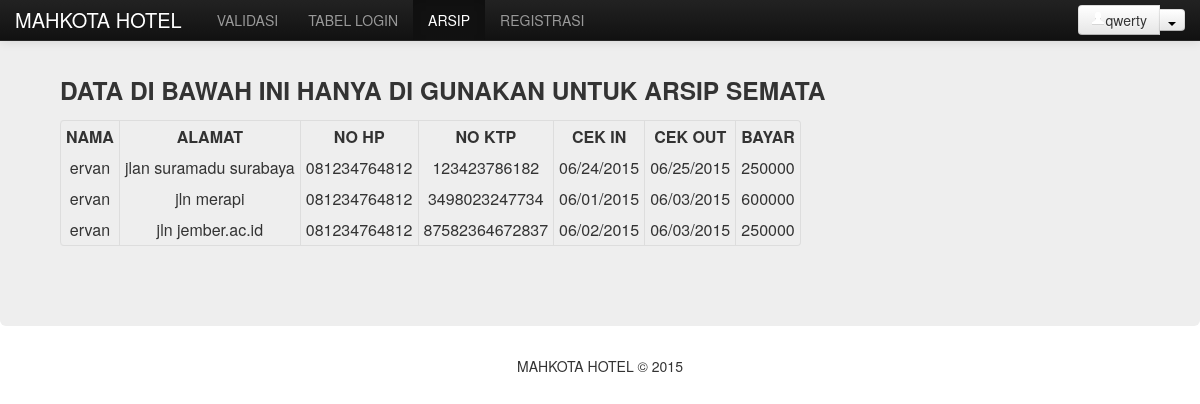
Page /TugasBesar/arsip.php (signed in) on the committed database.
### tables this page shows
CREATE TABLE IF NOT EXISTS `arsip` (
  `nama` varchar(50) NOT NULL,
  `alamat` varchar(50) NOT NULL,
  `nohp` varchar(13) NOT NULL,
  `noktp` varchar(20) NOT NULL,
  `cekin` varchar(10) NOT NULL,
  `cekout` varchar(10) NOT NULL,
  `bayar` varchar(20) NOT NULL
);

### TugasBesar/arsip.php (the view, shortened to what this page needs)
<html>
    <head>
        <link href="css/bootstrap.css" rel="stylesheet">
        <link href="css/bootstrap-responsive.css" rel="stylesheet">
    </head>
    <body>
        <div class="navbar navbar-inverse navbar-fixed-top">
            <div class="navbar-inner">
                <div class="container">
                    <a class="brand" href="welcome.php">MAHKOTA HOTEL</a>
                    <div class="nav-collapse collapse">
                        <ul class="nav">
                            <?php
                            if ($_SESSION['level'] == "admin") {
                                echo'
                        <li><a href = "validasi.php">VALIDASI</a></li>
                        <li><a href = "tabellog.php">TABEL LOGIN</a></li>
                        <li class="active"><a href = "arsip.php">ARSIP</a></li>
                        <li><a href = "form-registrasi.php">REGISTRASI</a></li>
                                ';
                            } else if ($_SESSION['level'] == "resepsionis") {
                                echo '
                                <li><a href="validasi.php">validasi</a></li>
                                <li class="active"><a href = "arsip.php">ARSIP</a></li>
                                ';
                            }
                            ?>
                        </ul>
                        <div class="btn-group navbar-form pull-right">
                            <a class="btn btn-pimary" href="#"><i class="icon-user icon-white"></i><?php echo $_SESSION['nama']; ?></a>
                            <a class="btn btn-pimary dropdown-toggle" data-toggle="dropdown" href="#"><span class="caret"></span></a>
                        </div>
                    </div>
                </div>
            </div>
        </div>
        <div class="hero-unit">
            <h3 style="text-height: 5">DATA DI BAWAH INI HANYA DI GUNAKAN UNTUK ARSIP SEMATA</h3>
            <form method="post" >
                <table class="table-bordered table-hover table-condensed">
                    <tr><th>NAMA
                        </th>
                        <th>ALAMAT
                        </th>
                        <th>NO HP
                        </th>
                        <th>NO KTP
                        </th>
                        <th>CEK IN
                        </th>
                        <th>CEK OUT
                        </th>
                        <th>BAYAR
                        </th>
                    </tr>
                    <?php
                    include ("koneksi.php");
                    $query = "SELECT * FROM arsip";
                    $result = mysqli_query($koneksi, $query);
                    while ($row = mysqli_fetch_array($result, MYSQLI_ASSOC)) {
                        ?>
                        <tr class="success" align=center>
                            <?php
                            echo "<td>" . $row['nama'] . "</td>";
                            echo "<td>" . $row['alamat'] . "</td>";
                            echo "<td>" . $row['nohp'] . "</td>";
                            echo "<td>" . $row['noktp'] . "</td>";
                            echo "<td>" . $row['cekin'] . "</td>";
                            echo "<td>" . $row['cekout'] . "</td>";
                            echo "<td>" . $row['bayar'] . "</td>";
                            ?>
                        </tr>
                        <?php
                    }
                    ?>
                </table>
            </form>
        </div>
        <footer>
            <p align="center">MAHKOTA HOTEL &copy; 2015</p>
        </footer>
</body>
</html>

### rows in the picture
arsip: nama "ervan", alamat "jlan suramadu surabaya", nohp "081234764812", noktp "123423786182", cekin "06/24/2015", cekout "06/25/2015", bayar "250000"
arsip: nama "ervan", alamat "jln merapi", nohp "081234764812", noktp "3498023247734", cekin "06/01/2015", cekout "06/03/2015", bayar "600000"
arsip: nama "ervan", alamat "jln jember.ac.id", nohp "081234764812", noktp "87582364672837", cekin "06/02/2015", cekout "06/03/2015", bayar "250000"

### other values in the picture
$_SESSION['nama'] "qwerty"
